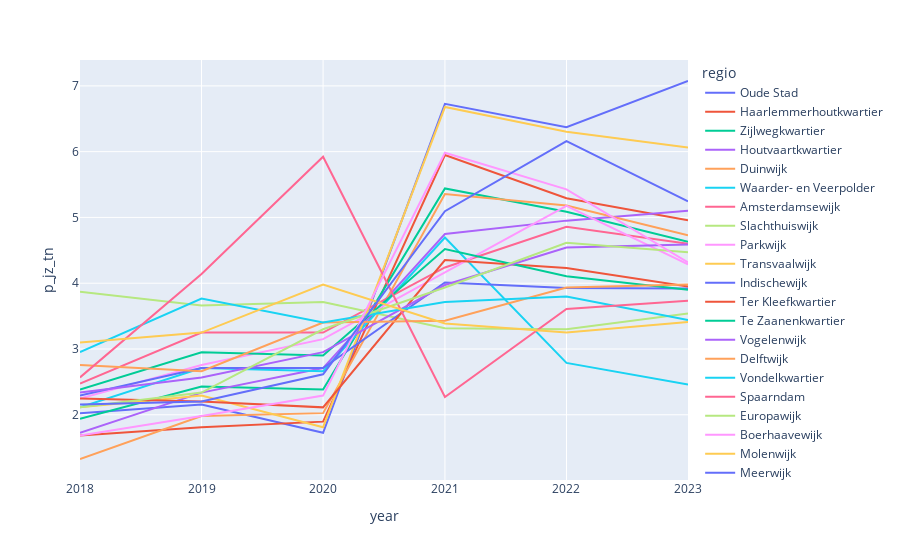

Write notebook code for a chart like this one.
### Code cell
import plotly.io as pio
pio.renderers.default = "vscode"
import plotly.express as px
fig = px.line(ts_amsterdam, x="year", y="p_jz_tn", color="regio")
fig.show()

### Figure 1 — Plotly figure (JSON) as saved in the notebook; plotly's stock layout.template omitted (floating-point values rounded to 4 significant figures)
{"data": [{"hovertemplate": "regio=Oude Stad<br>year=%{x}<br>p_jz_tn=%{y}<extra></extra>", "legendgroup": "Oude Stad", "line": {"color": "#636efa", "dash": "solid"}, "marker": {"symbol": "circle"}, "mode": "lines", "name": "Oude Stad", "orientation": "v", "showlegend": true, "type": "scatter", "x": ["2018-01-01T00:00:00", "2019-01-01T00:00:00", "2020-01-01T00:00:00", "2021-01-01T00:00:00", "2022-01-01T00:00:00", "2023-01-01T00:00:00"], "xaxis": "x", "y": [2.025, 2.157, 1.727, 6.727, 6.373, 7.074], "yaxis": "y"}, {"hovertemplate": "regio=Haarlemmerhoutkwartier<br>year=%{x}<br>p_jz_tn=%{y}<extra></extra>", "legendgroup": "Haarlemmerhoutkwartier", "line": {"color": "#EF553B", "dash": "solid"}, "marker": {"symbol": "circle"}, "mode": "lines", "name": "Haarlemmerhoutkwartier", "orientation": "v", "showlegend": true, "type": "scatter", "x": ["2018-01-01T00:00:00", "2019-01-01T00:00:00", "2020-01-01T00:00:00", "2021-01-01T00:00:00", "2022-01-01T00:00:00", "2023-01-01T00:00:00"], "xaxis": "x", "y": [1.685, 1.81, 1.895, 5.95, 5.291, 4.957], "yaxis": "y"}, {"hovertemplate": "regio=Zijlwegkwartier<br>year=%{x}<br>p_jz_tn=%{y}<extra></extra>", "legendgroup": "Zijlwegkwartier", "line": {"color": "#00cc96", "dash": "solid"}, "marker": {"symbol": "circle"}, "mode": "lines", "name": "Zijlwegkwartier", "orientation": "v", "showlegend": true, "type": "scatter", "x": ["2018-01-01T00:00:00", "2019-01-01T00:00:00", "2020-01-01T00:00:00", "2021-01-01T00:00:00", "2022-01-01T00:00:00", "2023-01-01T00:00:00"], "xaxis": "x", "y": [1.938, 2.429, 2.383, 5.441, 5.086, 4.628], "yaxis": "y"}, {"hovertemplate": "regio=Houtvaartkwartier<br>year=%{x}<br>p_jz_tn=%{y}<extra></extra>", "legendgroup": "Houtvaartkwartier", "line": {"color": "#ab63fa", "dash": "solid"}, "marker": {"symbol": "circle"}, "mode": "lines", "name": "Houtvaartkwartier", "orientation": "v", "showlegend": true, "type": "scatter", "x": ["2018-01-01T00:00:00", "2019-01-01T00:00:00", "2020-01-01T00:00:00", "2021-01-01T00:00:00", "2022-01-01T00:00:00", "2023-01-01T00:00:00"], "xaxis": "x", "y": [1.727, 2.337, 2.71, 4.748, 4.951, 5.103], "yaxis": "y"}, {"hovertemplate": "regio=Duinwijk<br>year=%{x}<br>p_jz_tn=%{y}<extra></extra>", "legendgroup": "Duinwijk", "line": {"color": "#FFA15A", "dash": "solid"}, "marker": {"symbol": "circle"}, "mode": "lines", "name": "Duinwijk", "orientation": "v", "showlegend": true, "type": "scatter", "x": ["2018-01-01T00:00:00", "2019-01-01T00:00:00", "2020-01-01T00:00:00", "2021-01-01T00:00:00", "2022-01-01T00:00:00", "2023-01-01T00:00:00"], "xaxis": "x", "y": [1.327, 1.981, 2.025, 5.355, 5.182, 4.729], "yaxis": "y"}, {"hovertemplate": "regio=Waarder- en Veerpolder<br>year=%{x}<br>p_jz_tn=%{y}<extra></extra>", "legendgroup": "Waarder- en Veerpolder", "line": {"color": "#19d3f3", "dash": "solid"}, "marker": {"symbol": "circle"}, "mode": "lines", "name": "Waarder- en Veerpolder", "orientation": "v", "showlegend": true, "type": "scatter", "x": ["2018-01-01T00:00:00", "2019-01-01T00:00:00", "2020-01-01T00:00:00", "2021-01-01T00:00:00", "2022-01-01T00:00:00", "2023-01-01T00:00:00"], "xaxis": "x", "y": [2.113, 2.71, 2.662, 4.694, 2.788, 2.461], "yaxis": "y"}, {"hovertemplate": "regio=Amsterdamsewijk<br>year=%{x}<br>p_jz_tn=%{y}<extra></extra>", "legendgroup": "Amsterdamsewijk", "line": {"color": "#FF6692", "dash": "solid"}, "marker": {"symbol": "circle"}, "mode": "lines", "name": "Amsterdamsewijk", "orientation": "v", "showlegend": true, "type": "scatter", "x": ["2018-01-01T00:00:00", "2019-01-01T00:00:00", "2020-01-01T00:00:00", "2021-01-01T00:00:00", "2022-01-01T00:00:00", "2023-01-01T00:00:00"], "xaxis": "x", "y": [2.475, 3.25, 3.25, 4.239, 4.859, 4.602], "yaxis": "y"}, {"hovertemplate": "regio=Slachthuiswijk<br>year=%{x}<br>p_jz_tn=%{y}<extra></extra>", "legendgroup": "Slachthuiswijk", "line": {"color": "#B6E880", "dash": "solid"}, "marker": {"symbol": "circle"}, "mode": "lines", "name": "Slachthuiswijk", "orientation": "v", "showlegend": true, "type": "scatter", "x": ["2018-01-01T00:00:00", "2019-01-01T00:00:00", "2020-01-01T00:00:00", "2021-01-01T00:00:00", "2022-01-01T00:00:00", "2023-01-01T00:00:00"], "xaxis": "x", "y": [3.871, 3.66, 3.713, 3.315, 3.3, 3.541], "yaxis": "y"}, {"hovertemplate": "regio=Parkwijk<br>year=%{x}<br>p_jz_tn=%{y}<extra></extra>", "legendgroup": "Parkwijk", "line": {"color": "#FF97FF", "dash": "solid"}, "marker": {"symbol": "circle"}, "mode": "lines", "name": "Parkwijk", "orientation": "v", "showlegend": true, "type": "scatter", "x": ["2018-01-01T00:00:00", "2019-01-01T00:00:00", "2020-01-01T00:00:00", "2021-01-01T00:00:00", "2022-01-01T00:00:00", "2023-01-01T00:00:00"], "xaxis": "x", "y": [2.246, 2.758, 3.149, 4.16, 5.175, 4.286], "yaxis": "y"}, {"hovertemplate": "regio=Transvaalwijk<br>year=%{x}<br>p_jz_tn=%{y}<extra></extra>", "legendgroup": "Transvaalwijk", "line": {"color": "#FECB52", "dash": "solid"}, "marker": {"symbol": "circle"}, "mode": "lines", "name": "Transvaalwijk", "orientation": "v", "showlegend": true, "type": "scatter", "x": ["2018-01-01T00:00:00", "2019-01-01T00:00:00", "2020-01-01T00:00:00", "2021-01-01T00:00:00", "2022-01-01T00:00:00", "2023-01-01T00:00:00"], "xaxis": "x", "y": [2.113, 2.292, 1.81, 6.679, 6.302, 6.062], "yaxis": "y"}, {"hovertemplate": "regio=Indischewijk<br>year=%{x}<br>p_jz_tn=%{y}<extra></extra>", "legendgroup": "Indischewijk", "line": {"color": "#636efa", "dash": "solid"}, "marker": {"symbol": "circle"}, "mode": "lines", "name": "Indischewijk", "orientation": "v", "showlegend": true, "type": "scatter", "x": ["2018-01-01T00:00:00", "2019-01-01T00:00:00", "2020-01-01T00:00:00", "2021-01-01T00:00:00", "2022-01-01T00:00:00", "2023-01-01T00:00:00"], "xaxis": "x", "y": [2.292, 2.71, 2.71, 4.011, 3.929, 3.92], "yaxis": "y"}, {"hovertemplate": "regio=Ter Kleefkwartier<br>year=%{x}<br>p_jz_tn=%{y}<extra></extra>", "legendgroup": "Ter Kleefkwartier", "line": {"color": "#EF553B", "dash": "solid"}, "marker": {"symbol": "circle"}, "mode": "lines", "name": "Ter Kleefkwartier", "orientation": "v", "showlegend": true, "type": "scatter", "x": ["2018-01-01T00:00:00", "2019-01-01T00:00:00", "2020-01-01T00:00:00", "2021-01-01T00:00:00", "2022-01-01T00:00:00", "2023-01-01T00:00:00"], "xaxis": "x", "y": [2.246, 2.201, 2.113, 4.352, 4.232, 3.95], "yaxis": "y"}, {"hovertemplate": "regio=Te Zaanenkwartier<br>year=%{x}<br>p_jz_tn=%{y}<extra></extra>", "legendgroup": "Te Zaanenkwartier", "line": {"color": "#00cc96", "dash": "solid"}, "marker": {"symbol": "circle"}, "mode": "lines", "name": "Te Zaanenkwartier", "orientation": "v", "showlegend": true, "type": "scatter", "x": ["2018-01-01T00:00:00", "2019-01-01T00:00:00", "2020-01-01T00:00:00", "2021-01-01T00:00:00", "2022-01-01T00:00:00", "2023-01-01T00:00:00"], "xaxis": "x", "y": [2.383, 2.952, 2.903, 4.519, 4.107, 3.9], "yaxis": "y"}, {"hovertemplate": "regio=Vogelenwijk<br>year=%{x}<br>p_jz_tn=%{y}<extra></extra>", "legendgroup": "Vogelenwijk", "line": {"color": "#ab63fa", "dash": "solid"}, "marker": {"symbol": "circle"}, "mode": "lines", "name": "Vogelenwijk", "orientation": "v", "showlegend": true, "type": "scatter", "x": ["2018-01-01T00:00:00", "2019-01-01T00:00:00", "2020-01-01T00:00:00", "2021-01-01T00:00:00", "2022-01-01T00:00:00", "2023-01-01T00:00:00"], "xaxis": "x", "y": [2.337, 2.568, 2.952, 3.973, 4.543, 4.589], "yaxis": "y"}, {"hovertemplate": "regio=Delftwijk<br>year=%{x}<br>p_jz_tn=%{y}<extra></extra>", "legendgroup": "Delftwijk", "line": {"color": "#FFA15A", "dash": "solid"}, "marker": {"symbol": "circle"}, "mode": "lines", "name": "Delftwijk", "orientation": "v", "showlegend": true, "type": "scatter", "x": ["2018-01-01T00:00:00", "2019-01-01T00:00:00", "2020-01-01T00:00:00", "2021-01-01T00:00:00", "2022-01-01T00:00:00", "2023-01-01T00:00:00"], "xaxis": "x", "y": [2.758, 2.662, 3.402, 3.429, 3.935, 3.982], "yaxis": "y"}, {"hovertemplate": "regio=Vondelkwartier<br>year=%{x}<br>p_jz_tn=%{y}<extra></extra>", "legendgroup": "Vondelkwartier", "line": {"color": "#19d3f3", "dash": "solid"}, "marker": {"symbol": "circle"}, "mode": "lines", "name": "Vondelkwartier", "orientation": "v", "showlegend": true, "type": "scatter", "x": ["2018-01-01T00:00:00", "2019-01-01T00:00:00", "2020-01-01T00:00:00", "2021-01-01T00:00:00", "2022-01-01T00:00:00", "2023-01-01T00:00:00"], "xaxis": "x", "y": [2.952, 3.766, 3.402, 3.716, 3.799, 3.44], "yaxis": "y"}, {"hovertemplate": "regio=Spaarndam<br>year=%{x}<br>p_jz_tn=%{y}<extra></extra>", "legendgroup": "Spaarndam", "line": {"color": "#FF6692", "dash": "solid"}, "marker": {"symbol": "circle"}, "mode": "lines", "name": "Spaarndam", "orientation": "v", "showlegend": true, "type": "scatter", "x": ["2018-01-01T00:00:00", "2019-01-01T00:00:00", "2020-01-01T00:00:00", "2021-01-01T00:00:00", "2022-01-01T00:00:00", "2023-01-01T00:00:00"], "xaxis": "x", "y": [2.568, 4.14, 5.924, 2.269, 3.608, 3.732], "yaxis": "y"}, {"hovertemplate": "regio=Europawijk<br>year=%{x}<br>p_jz_tn=%{y}<extra></extra>", "legendgroup": "Europawijk", "line": {"color": "#B6E880", "dash": "solid"}, "marker": {"symbol": "circle"}, "mode": "lines", "name": "Europawijk", "orientation": "v", "showlegend": true, "type": "scatter", "x": ["2018-01-01T00:00:00", "2019-01-01T00:00:00", "2020-01-01T00:00:00", "2021-01-01T00:00:00", "2022-01-01T00:00:00", "2023-01-01T00:00:00"], "xaxis": "x", "y": [2.113, 2.337, 3.3, 3.934, 4.614, 4.47], "yaxis": "y"}, {"hovertemplate": "regio=Boerhaavewijk<br>year=%{x}<br>p_jz_tn=%{y}<extra></extra>", "legendgroup": "Boerhaavewijk", "line": {"color": "#FF97FF", "dash": "solid"}, "marker": {"symbol": "circle"}, "mode": "lines", "name": "Boerhaavewijk", "orientation": "v", "showlegend": true, "type": "scatter", "x": ["2018-01-01T00:00:00", "2019-01-01T00:00:00", "2020-01-01T00:00:00", "2021-01-01T00:00:00", "2022-01-01T00:00:00", "2023-01-01T00:00:00"], "xaxis": "x", "y": [1.685, 1.981, 2.292, 5.984, 5.427, 4.317], "yaxis": "y"}, {"hovertemplate": "regio=Molenwijk<br>year=%{x}<br>p_jz_tn=%{y}<extra></extra>", "legendgroup": "Molenwijk", "line": {"color": "#FECB52", "dash": "solid"}, "marker": {"symbol": "circle"}, "mode": "lines", "name": "Molenwijk", "orientation": "v", "showlegend": true, "type": "scatter", "x": ["2018-01-01T00:00:00", "2019-01-01T00:00:00", "2020-01-01T00:00:00", "2021-01-01T00:00:00", "2022-01-01T00:00:00", "2023-01-01T00:00:00"], "xaxis": "x", "y": [3.099, 3.25, 3.978, 3.389, 3.25, 3.41], "yaxis": "y"}, {"hovertemplate": "regio=Meerwijk<br>year=%{x}<br>p_jz_tn=%{y}<extra></extra>", "legendgroup": "Meerwijk", "line": {"color": "#636efa", "dash": "solid"}, "marker": {"symbol": "circle"}, "mode": "lines", "name": "Meerwijk", "orientation": "v", "showlegend": true, "type": "scatter", "x": ["2018-01-01T00:00:00", "2019-01-01T00:00:00", "2020-01-01T00:00:00", "2021-01-01T00:00:00", "2022-01-01T00:00:00", "2023-01-01T00:00:00"], "xaxis": "x", "y": [2.157, 2.201, 2.615, 5.094, 6.159, 5.246], "yaxis": "y"}], "layout": {"legend": {"title": {"text": "regio"}, "tracegroupgap": 0}, "margin": {"t": 60}, "xaxis": {"anchor": "y", "domain": [0, 1], "title": {"text": "year"}}, "yaxis": {"anchor": "x", "domain": [0, 1], "title": {"text": "p_jz_tn"}}}}
